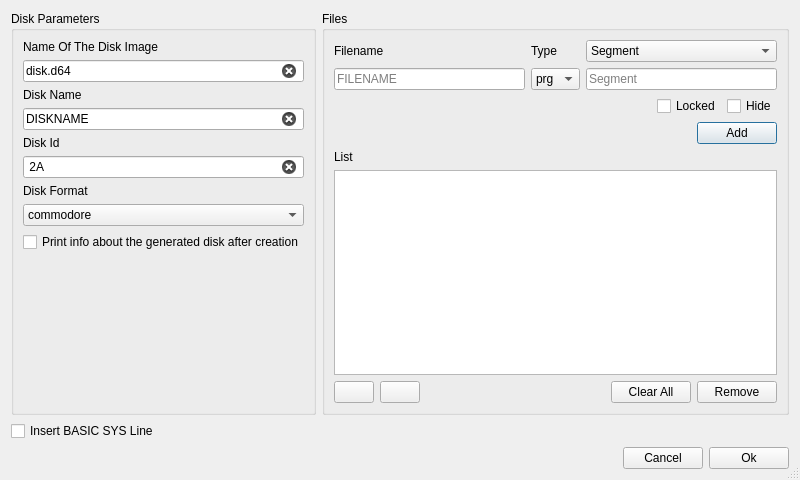
<?xml version="1.0" encoding="UTF-8"?>
<ui version="4.0">
 <class>TDiskDirective</class>
 <widget class="QDialog" name="TDiskDirective">
  <property name="geometry">
   <rect>
    <x>0</x>
    <y>0</y>
    <width>800</width>
    <height>480</height>
   </rect>
  </property>
  <property name="minimumSize">
   <size>
    <width>800</width>
    <height>480</height>
   </size>
  </property>
  <property name="windowTitle">
   <string>Generate Disk Directive - IDE 65XX</string>
  </property>
  <property name="sizeGripEnabled">
   <bool>true</bool>
  </property>
  <layout class="QVBoxLayout" name="verticalLayout_7">
   <item>
    <layout class="QHBoxLayout" name="horizontalLayout_5">
     <item>
      <widget class="QGroupBox" name="groupBox">
       <property name="sizePolicy">
        <sizepolicy hsizetype="Maximum" vsizetype="Preferred">
         <horstretch>0</horstretch>
         <verstretch>0</verstretch>
        </sizepolicy>
       </property>
       <property name="title">
        <string>Disk Parameters</string>
       </property>
       <layout class="QVBoxLayout" name="verticalLayout">
        <item>
         <widget class="QLabel" name="label">
          <property name="text">
           <string>Name Of The Disk Image</string>
          </property>
         </widget>
        </item>
        <item>
         <widget class="QLineEdit" name="tDiskFilename">
          <property name="text">
           <string>disk.d64</string>
          </property>
          <property name="placeholderText">
           <string>disk.d64</string>
          </property>
          <property name="clearButtonEnabled">
           <bool>true</bool>
          </property>
         </widget>
        </item>
        <item>
         <widget class="QLabel" name="label_2">
          <property name="text">
           <string>Disk Name</string>
          </property>
         </widget>
        </item>
        <item>
         <widget class="QLineEdit" name="tDiskname">
          <property name="text">
           <string>DISKNAME</string>
          </property>
          <property name="maxLength">
           <number>16</number>
          </property>
          <property name="placeholderText">
           <string>DISKNAME</string>
          </property>
          <property name="clearButtonEnabled">
           <bool>true</bool>
          </property>
         </widget>
        </item>
        <item>
         <widget class="QLabel" name="label_3">
          <property name="text">
           <string>Disk Id</string>
          </property>
         </widget>
        </item>
        <item>
         <widget class="QLineEdit" name="tDiskId">
          <property name="text">
           <string> 2A</string>
          </property>
          <property name="maxLength">
           <number>5</number>
          </property>
          <property name="placeholderText">
           <string> 2A</string>
          </property>
          <property name="clearButtonEnabled">
           <bool>true</bool>
          </property>
         </widget>
        </item>
        <item>
         <widget class="QLabel" name="label_4">
          <property name="text">
           <string>Disk Format</string>
          </property>
         </widget>
        </item>
        <item>
         <widget class="QComboBox" name="cDiskFormat">
          <property name="sizePolicy">
           <sizepolicy hsizetype="Expanding" vsizetype="Fixed">
            <horstretch>0</horstretch>
            <verstretch>0</verstretch>
           </sizepolicy>
          </property>
          <property name="currentIndex">
           <number>0</number>
          </property>
          <item>
           <property name="text">
            <string>commodore</string>
           </property>
          </item>
          <item>
           <property name="text">
            <string>dolphindos</string>
           </property>
          </item>
          <item>
           <property name="text">
            <string>speeddos</string>
           </property>
          </item>
         </widget>
        </item>
        <item>
         <widget class="QCheckBox" name="cShowInfo">
          <property name="sizePolicy">
           <sizepolicy hsizetype="Expanding" vsizetype="Fixed">
            <horstretch>0</horstretch>
            <verstretch>0</verstretch>
           </sizepolicy>
          </property>
          <property name="text">
           <string>Print info about the generated disk after creation</string>
          </property>
         </widget>
        </item>
        <item>
         <spacer name="verticalSpacer_2">
          <property name="orientation">
           <enum>Qt::Vertical</enum>
          </property>
          <property name="sizeHint" stdset="0">
           <size>
            <width>20</width>
            <height>40</height>
           </size>
          </property>
         </spacer>
        </item>
       </layout>
      </widget>
     </item>
     <item>
      <widget class="QGroupBox" name="groupBox_2">
       <property name="sizePolicy">
        <sizepolicy hsizetype="Expanding" vsizetype="Preferred">
         <horstretch>0</horstretch>
         <verstretch>0</verstretch>
        </sizepolicy>
       </property>
       <property name="title">
        <string>Files</string>
       </property>
       <layout class="QVBoxLayout" name="verticalLayout_6">
        <item>
         <layout class="QHBoxLayout" name="horizontalLayout">
          <item>
           <layout class="QVBoxLayout" name="verticalLayout_2">
            <item>
             <widget class="QLabel" name="label_5">
              <property name="text">
               <string>Filename</string>
              </property>
             </widget>
            </item>
            <item>
             <widget class="QLineEdit" name="tFilename">
              <property name="inputMask">
               <string/>
              </property>
              <property name="text">
               <string/>
              </property>
              <property name="maxLength">
               <number>16</number>
              </property>
              <property name="placeholderText">
               <string>FILENAME</string>
              </property>
              <property name="clearButtonEnabled">
               <bool>true</bool>
              </property>
             </widget>
            </item>
           </layout>
          </item>
          <item>
           <layout class="QVBoxLayout" name="verticalLayout_3">
            <item>
             <widget class="QLabel" name="label_7">
              <property name="text">
               <string>Type</string>
              </property>
             </widget>
            </item>
            <item>
             <widget class="QComboBox" name="cType">
              <property name="currentIndex">
               <number>0</number>
              </property>
              <item>
               <property name="text">
                <string>prg</string>
               </property>
              </item>
              <item>
               <property name="text">
                <string>sid</string>
               </property>
              </item>
              <item>
               <property name="text">
                <string>seq</string>
               </property>
              </item>
              <item>
               <property name="text">
                <string>del</string>
               </property>
              </item>
              <item>
               <property name="text">
                <string>rel</string>
               </property>
              </item>
              <item>
               <property name="text">
                <string>usr</string>
               </property>
              </item>
             </widget>
            </item>
           </layout>
          </item>
          <item>
           <layout class="QVBoxLayout" name="verticalLayout_5">
            <item>
             <widget class="QComboBox" name="cDefine">
              <property name="currentIndex">
               <number>1</number>
              </property>
              <item>
               <property name="text">
                <string/>
               </property>
              </item>
              <item>
               <property name="text">
                <string>Segment</string>
               </property>
              </item>
              <item>
               <property name="text">
                <string>Relative File Path</string>
               </property>
              </item>
             </widget>
            </item>
            <item>
             <widget class="QLineEdit" name="tDefine">
              <property name="enabled">
               <bool>true</bool>
              </property>
              <property name="text">
               <string/>
              </property>
              <property name="placeholderText">
               <string>Segment</string>
              </property>
              <property name="clearButtonEnabled">
               <bool>true</bool>
              </property>
             </widget>
            </item>
           </layout>
          </item>
         </layout>
        </item>
        <item>
         <layout class="QHBoxLayout" name="horizontalLayout_6">
          <item>
           <spacer name="horizontalSpacer_4">
            <property name="orientation">
             <enum>Qt::Horizontal</enum>
            </property>
            <property name="sizeHint" stdset="0">
             <size>
              <width>40</width>
              <height>20</height>
             </size>
            </property>
           </spacer>
          </item>
          <item>
           <widget class="QCheckBox" name="cLocked">
            <property name="text">
             <string>Locked</string>
            </property>
           </widget>
          </item>
          <item>
           <widget class="QCheckBox" name="cHide">
            <property name="text">
             <string>Hide</string>
            </property>
           </widget>
          </item>
         </layout>
        </item>
        <item>
         <layout class="QHBoxLayout" name="horizontalLayout_2">
          <item>
           <spacer name="horizontalSpacer">
            <property name="orientation">
             <enum>Qt::Horizontal</enum>
            </property>
            <property name="sizeHint" stdset="0">
             <size>
              <width>40</width>
              <height>20</height>
             </size>
            </property>
           </spacer>
          </item>
          <item>
           <widget class="QPushButton" name="bAdd">
            <property name="text">
             <string>Add</string>
            </property>
           </widget>
          </item>
         </layout>
        </item>
        <item>
         <widget class="QLabel" name="label_6">
          <property name="text">
           <string>List</string>
          </property>
         </widget>
        </item>
        <item>
         <widget class="QListWidget" name="listFiles">
          <property name="spacing">
           <number>4</number>
          </property>
          <property name="wordWrap">
           <bool>false</bool>
          </property>
          <property name="selectionRectVisible">
           <bool>true</bool>
          </property>
          <property name="currentRow">
           <number>-1</number>
          </property>
         </widget>
        </item>
        <item>
         <layout class="QHBoxLayout" name="horizontalLayout_3">
          <item>
           <widget class="QPushButton" name="bUp">
            <property name="text">
             <string/>
            </property>
            <property name="icon">
             <iconset resource="resource.qrc">
              <normaloff>:/res/images/up.png</normaloff>:/res/images/up.png</iconset>
            </property>
           </widget>
          </item>
          <item>
           <widget class="QPushButton" name="bDown">
            <property name="text">
             <string/>
            </property>
            <property name="icon">
             <iconset resource="resource.qrc">
              <normaloff>:/res/images/down.png</normaloff>:/res/images/down.png</iconset>
            </property>
           </widget>
          </item>
          <item>
           <spacer name="horizontalSpacer_2">
            <property name="orientation">
             <enum>Qt::Horizontal</enum>
            </property>
            <property name="sizeHint" stdset="0">
             <size>
              <width>40</width>
              <height>20</height>
             </size>
            </property>
           </spacer>
          </item>
          <item>
           <widget class="QPushButton" name="bClear">
            <property name="text">
             <string>Clear All</string>
            </property>
           </widget>
          </item>
          <item>
           <widget class="QPushButton" name="bRemove">
            <property name="text">
             <string>Remove</string>
            </property>
           </widget>
          </item>
         </layout>
        </item>
       </layout>
      </widget>
     </item>
    </layout>
   </item>
   <item>
    <widget class="QCheckBox" name="cInsertBasicUpstart2">
     <property name="text">
      <string>Insert BASIC SYS Line</string>
     </property>
    </widget>
   </item>
   <item>
    <layout class="QHBoxLayout" name="horizontalLayout_4">
     <item>
      <spacer name="horizontalSpacer_3">
       <property name="orientation">
        <enum>Qt::Horizontal</enum>
       </property>
       <property name="sizeHint" stdset="0">
        <size>
         <width>40</width>
         <height>20</height>
        </size>
       </property>
      </spacer>
     </item>
     <item>
      <widget class="QPushButton" name="bCancel">
       <property name="text">
        <string>Cancel</string>
       </property>
      </widget>
     </item>
     <item>
      <widget class="QPushButton" name="bOk">
       <property name="text">
        <string>Ok</string>
       </property>
      </widget>
     </item>
    </layout>
   </item>
  </layout>
 </widget>
 <resources>
  <include location="resource.qrc"/>
 </resources>
 <connections/>
</ui>
